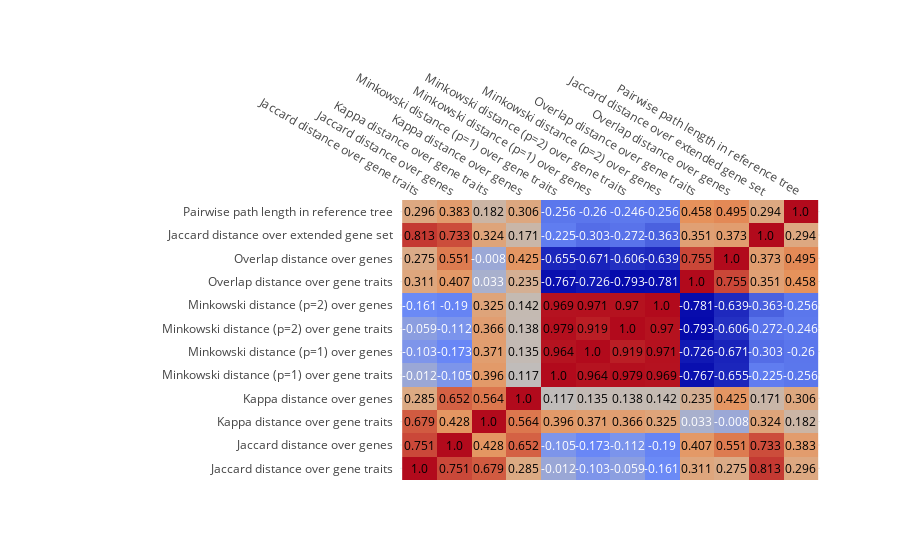
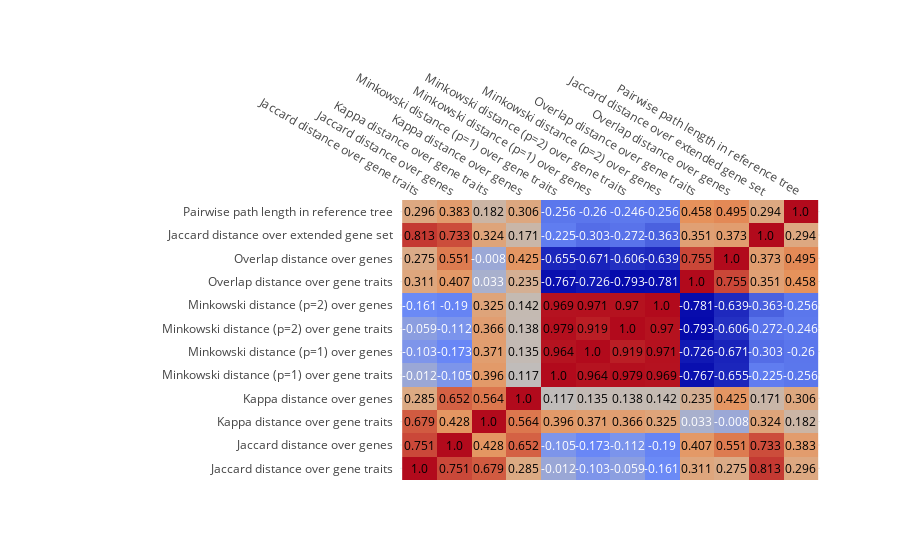

The notebook cell saved with these charts, in order:
### Code cell
print(RenderTree(gsd.gene_sets.load_tree("evaluation_data/immune_cells/immune_only/tree.json")))
print("Pearson correlations:")
iplot(create_heatmap(extract_score_df("immune_only", "pearson")))
print("Spearman correlations:")
iplot(create_heatmap(extract_score_df("immune_only", "spearman")))
